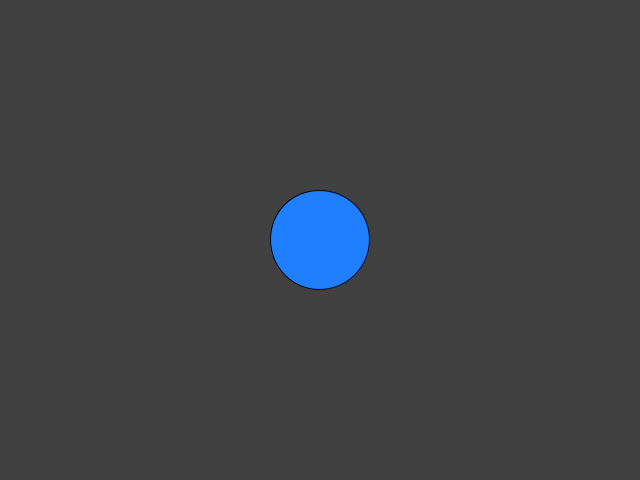
Frame 1 (no input)
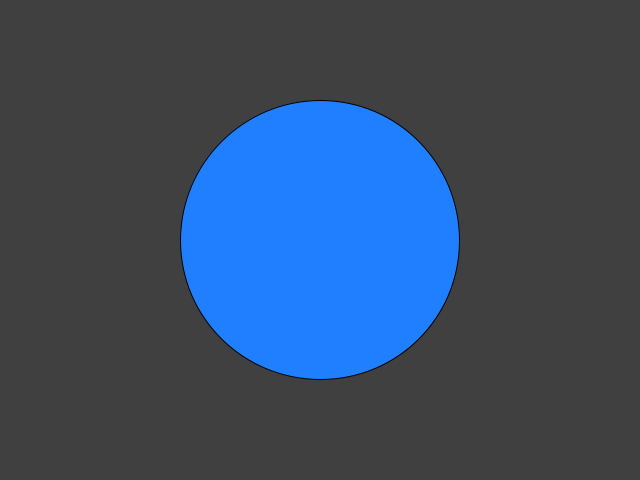
Frame 60 (the mouse pressed at the canvas centre just before this capture)
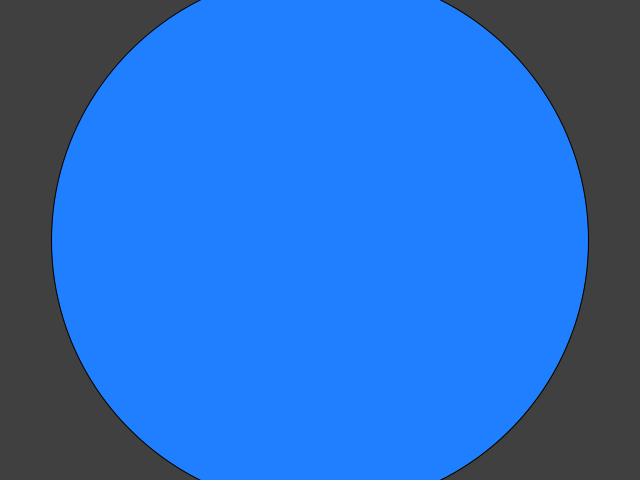
Frame 120 (the mouse held since frame 60 and released just before this capture)

The Processing sketch that drew these frames (run headless with seeded random() and noise(); from frame 60 on, the mouse is pressed at the canvas centre):

// Processing sketch: processing_119950
// ── processing_119950.pde

void setup(){
size(640,480); 
}
void draw() {
background(64);
fill(31,127,255);
float diameter = sin(frameCount /10.0) *1000;
ellipse(width/2,height/2, diameter, diameter);
}
